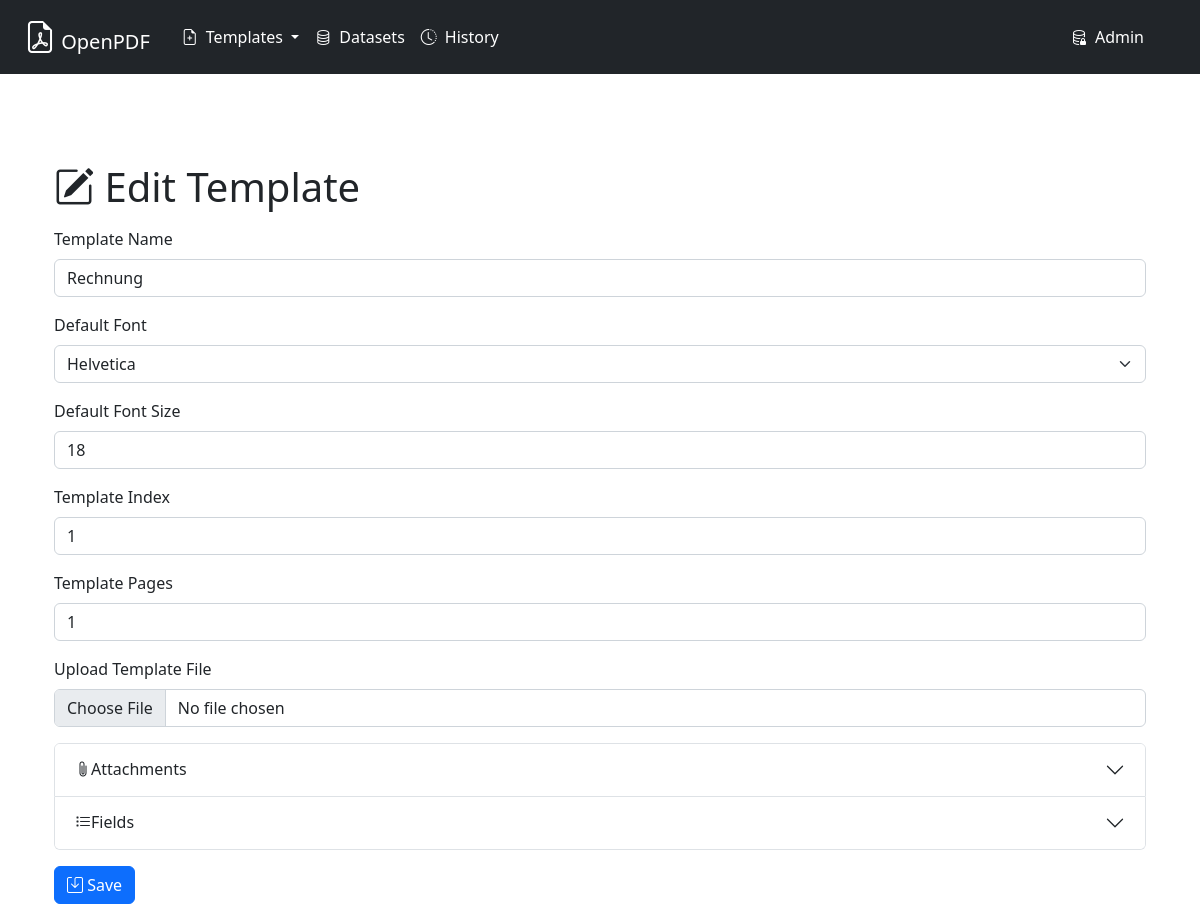
Page /edit/6ead7902-c482-4207-b527-ba029d565d03/ on the committed database.
### pdffrontend/models.py (models this page shows, shortened)
class Template(models.Model):
    def json_default_list():
        return []
    def json_default_dict():
        return {}
    id = models.UUIDField(primary_key=True, default=uuid.uuid4, editable=False)
    name = models.CharField(max_length=255)
    created_at = models.DateField()
    font = models.CharField(max_length=100)
    font_size = models.IntegerField()
    last_updated = models.DateField()
    template_index = models.IntegerField()
    template_pages = models.IntegerField()
    file_path = models.CharField(max_length=255)
    label_path = models.CharField(max_length=255)
    prediction_path = models.CharField(max_length=255, blank=True)
    field_detection_method = models.CharField(
        max_length=20,
        default='traditional',
        choices=[('traditional', 'Traditional'), ('llm', 'LLM')]
    )
    llm_details = models.JSONField(default=json_default_dict, blank=True)
    attachments = models.JSONField(default=json_default_list, blank=True)

### pdffrontend/views.py (the view)
# urls.py: path("edit/<str:temp_id>/", views.template_edit, name="edit"),
def template_edit(request, temp_id):
    context = {}
    context["AVAILABLE_FONTS"] = AVAILABLE_FONTS
    context["FIELD_TYPES"] = FIELD_TYPES
    template_object = pdftemplate.Pdf_template(temp_id=temp_id)
    if request.method == 'POST':
        template_object.update_template(request.POST.dict(), request.FILES)
    context["template"] = template_object.get_template()
    context["fields"] = template_object.get_fields()
    return render(request, "template_edit.html", context)

### prod/pdftemplate.py (called while the page is built)
    def get_fields(self):
        return models.Field.objects.filter(template=self.template).order_by('-pos_y')

    def get_template(self):
        return self.template

### pdffrontend/templates/template_edit.html (shortened to what this page needs)
{% extends "master.html" %}
{% block body %}
<div class="container mt-5">
    <h1><i class="bi bi-pencil-square"></i> Edit Template</h1>
    <div class="mb-3">
        <form method="post" action="" enctype="multipart/form-data" id="mainform">
            <div class="mb-3">
                <label for="template_name" class="form-label">Template Name</label>
                <input type="text" id="template_name" name="name" class="form-control" value="{{ template.name }}" required>
            </div>
            <div class="mb-3">
                <label for="template_font" class="form-label">Default Font</label>
                <select id="template_font" name="font" class="form-select" required>
                    {% for font in AVAILABLE_FONTS %}
                    <option value="{{ font }}" {% if font == template.font %} selected {% endif %}>{{ font }}</option>
                    {% endfor %}
                </select>
            </div>
            <div class="mb-3">
                <label for="template_font_size" class="form-label">Default Font Size</label>
                <input type="number" id="template_font_size" name="font_size" class="form-control" value="{{ template.font_size }}" required>
            </div>
            <div class="mb-3">
                <label for="source_template_index" class="form-label">Template Index</label>
                <input type="number" id="source_template_index" name="source_template_index" class="form-control" value="{{ template.template_index }}" required>
            </div>
            <div class="mb-3">
                <label for="source_template_pages" class="form-label">Template Pages</label>
                <input type="number" id="source_template_pages" name="source_template_pages" class="form-control" value="{{ template.template_pages }}" required>
            </div>
            <div class="mb-3">
                <label for="source_template_file" class="form-label">Upload Template File</label>
                <input type="file" id="source_template_file" name="source_template_file" class="form-control">
            </div>
            <div class="accordion mb-3" id="mainAccordion">
                <div class="accordion-item">
                    <h2 class="accordion-header" id="attachmentsHeading">
                        <button class="accordion-button collapsed" type="button" data-bs-toggle="collapse" data-bs-target="#attachmentsCollapse" aria-expanded="false" aria-controls="attachmentsCollapse">
                            <i class="bi bi-paperclip"></i> Attachments
                        </button>
                    </h2>
                </div>
                <div class="accordion-item">
                    <h2 class="accordion-header" id="fieldsHeading">
                        <button class="accordion-button collapsed" type="button" data-bs-toggle="collapse" data-bs-target="#fieldsCollapse" aria-expanded="false" aria-controls="fieldsCollapse">
                            <i class="bi bi-list-task"></i> Fields
                        </button>
                    </h2>
                </div>
            </div>
            <button type="submit" class="btn btn-primary" form="mainform">
                <i class="bi bi-save"></i> Save
            </button>
        </form>
    </div>
</div>
{% endblock %}

### rows in the picture
Template: name "Rechnung", font "Helvetica", font_size "18", source_template_index "1", source_template_pages "1"
